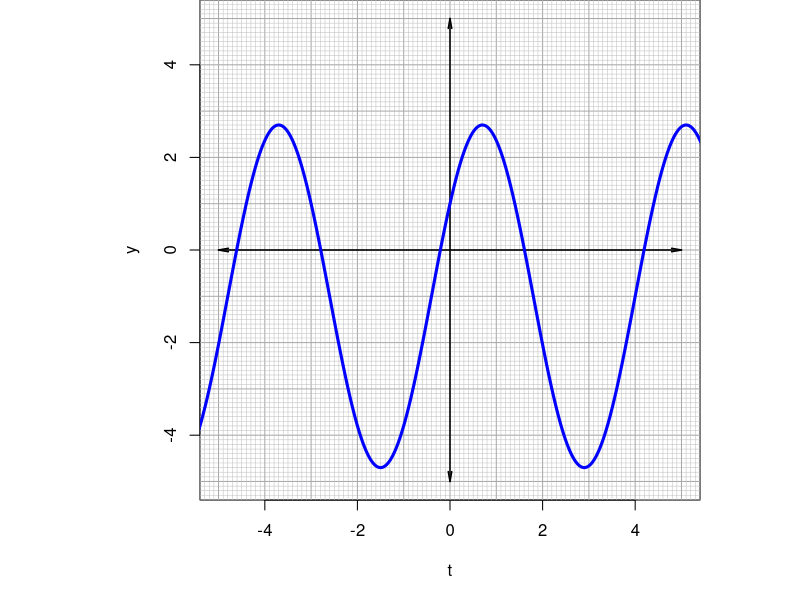
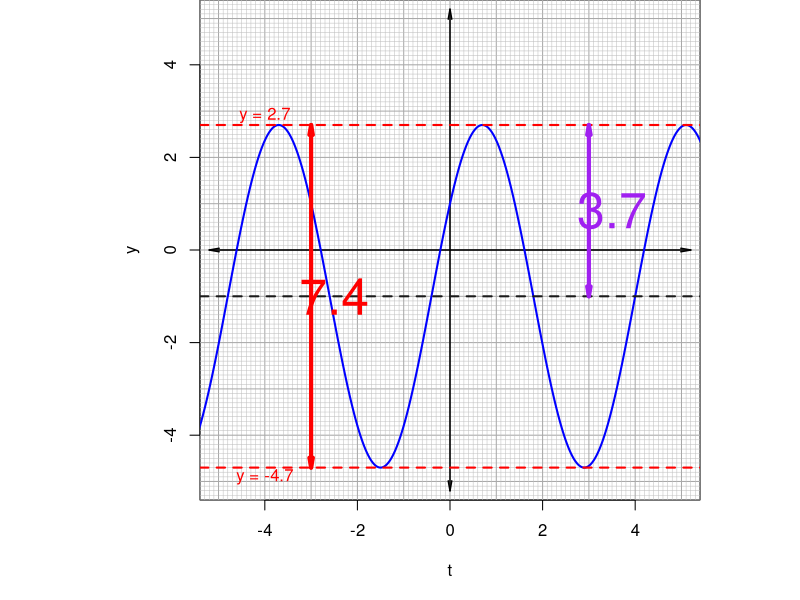

Recreate these plots in R, in order.
## ---- chunk 1
A = round(runif(1,0.7,4),1)
P = round(runif(1,2,8)/4,1)*4
B = 2*pi/P
D = round(runif(1,0.1,4.9-A),1)*sample(c(-1,1),1)
h = round(runif(1,0,P),1)
C = h*B
## ---- chunk 2
par(mar=c(5,5,0,0),pty="s")
plot(0,0,type="n",xlim=c(-5,5),ylim=c(-5,5),xlab="t",ylab="y")

for(i in seq(-6,6,0.1)){
  if(i%%1==0){
    abline(h=i,col="darkgrey",lwd=1)
    abline(v=i,col="darkgrey",lwd=1)
  } else {
    abline(h=i,col="grey",lwd=0.5)
    abline(v=i,col="grey",lwd=0.5)
  }
}

arrows(0,-5,0,5,length=0.1,angle=10,code=3,lwd=1.5)
arrows(-5,0,5,0,length=0.1,angle=10,code=3,lwd=1.5)

t = seq(-6,6,0.01)
lines(t,A*sin(B*t+C)+D,lwd=3,col="blue")
## ---- chunk 3
par(mar=c(5,5,0,0),pty="s")
plot(0,0,type="n",xlim=c(-5,5),ylim=c(-5,5),xlab="t",ylab="y")

for(i in seq(-6,6,0.1)){
  if(i%%1==0){
    abline(h=i,col="darkgrey",lwd=1)
    abline(v=i,col="darkgrey",lwd=1)
  } else {
    abline(h=i,col="grey",lwd=0.5)
    abline(v=i,col="grey",lwd=0.5)
  }
}

arrows(0,-5.2,0,5.2,length=0.1,angle=10,code=3,lwd=1.5)
arrows(-5.2,0,5.2,0,length=0.1,angle=10,code=3,lwd=1.5)

t = seq(-6,6,0.01)
lines(t,A*sin(B*t+C)+D,lwd=2,col="blue")

abline(h=A+D,col="red",lwd=2,lty=2)
text(-4,A+D+0.2,paste0("y = ",A+D),col="red")
abline(h=-A+D,col="red",lwd=2,lty=2)
text(-4,-A+D-0.2,paste0("y = ",-A+D),col="red")

abline(h=D,col=rgb(0.1,0.1,0.1),lwd=2,lty=2)
arrows(-3,-A+D,-3,A+D,0.1,10,3,col="red",lwd=4)
text(-2.5,D,2*A,col="red",cex=3)

arrows(3,D,3,A+D,0.1,10,3,col="purple",lwd=4)
text(3.5,D+A/2,A,col="purple",cex=3)
